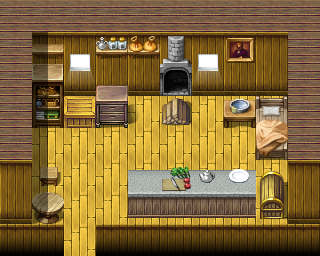

Rendered tile map (Tiled .tmx) drawn with the repository's tilesets; below, a short description and the map source with its tile grids summarised:
An orthogonal 10x8 tile map with 32x32 px tiles, 3 tile layers (Ground, Objects, Above), 1 hidden layer not drawn, 15 tilesets and 2 objects (mapchange, spawn).

<map version="1.0" orientation="orthogonal" width="10" height="8" tilewidth="32" tileheight="32">
    <tileset firstgid="1" name="map_14" tilewidth="32" tileheight="32">
        <image source="../drawable/map_14.png" width="256" height="256" />
    </tileset>
    <tileset firstgid="65" name="map_10" tilewidth="32" tileheight="32">
        <image source="../drawable/map_10.png" width="256" height="256" />
    </tileset>
    <tileset firstgid="129" name="map_15" tilewidth="32" tileheight="32">
        <image source="../drawable/map_15.png" width="256" height="256" />
    </tileset>
    <tileset firstgid="193" name="map_11" tilewidth="32" tileheight="32">
        <image source="../drawable/map_11.png" width="256" height="256" />
    </tileset>
    <tileset firstgid="257" name="map_8" tilewidth="32" tileheight="32">
        <image source="../drawable/map_8.png" width="256" height="256" />
    </tileset>
    <tileset firstgid="321" name="map_12" tilewidth="32" tileheight="32">
        <image source="../drawable/map_12.png" width="256" height="256" />
    </tileset>
    <tileset firstgid="385" name="map_17" tilewidth="32" tileheight="32">
        <image source="../drawable/map_17.png" width="256" height="256" />
    </tileset>
    <tileset firstgid="449" name="map_27" tilewidth="32" tileheight="32">
        <image source="../drawable/map_27.png" width="256" height="256" />
    </tileset>
    <tileset firstgid="513" name="map_3" tilewidth="32" tileheight="32">
        <image source="../drawable/map_3.png" width="256" height="256" />
    </tileset>
    <tileset firstgid="577" name="map_20" tilewidth="32" tileheight="32">
        <image source="../drawable/map_20.png" width="256" height="256" />
    </tileset>
    <tileset firstgid="641" name="map_9" tilewidth="32" tileheight="32">
        <image source="../drawable/map_9.png" width="256" height="256" />
    </tileset>
    <tileset firstgid="705" name="map_0" tilewidth="32" tileheight="32">
        <image source="../drawable/map_0.png" width="256" height="256" />
    </tileset>
    <tileset firstgid="769" name="map_1" tilewidth="32" tileheight="32">
        <image source="../drawable/map_1.png" width="256" height="256" />
    </tileset>
    <tileset firstgid="833" name="map_42" tilewidth="32" tileheight="32">
        <image source="../drawable/map_42.png" width="256" height="256" />
    </tileset>
    <tileset firstgid="897" name="map_2" tilewidth="32" tileheight="32">
        <image source="../drawable/map_2.png" width="256" height="256" />
    </tileset>
    <layer name="Ground" width="10" height="8">
        <data>[80 cells, 80 non-empty, 5 distinct tile ids]</data>
    </layer>
    <layer name="Objects" width="10" height="8">
        <data>[80 cells, 32 non-empty, 25 distinct tile ids]</data>
    </layer>
    <layer name="Above" width="10" height="8">
        <data>[80 cells, 8 non-empty, 4 distinct tile ids]</data>
    </layer>
    <layer name="Walkable" width="10" height="8" visible="0">
        <data>[80 cells, 65 non-empty, 1 distinct tile ids]</data>
    </layer>
    <objectgroup name="Mapevents">
        <object name="south" type="mapchange" x="64" y="224" width="32" height="32">
            <properties>
                <property name="map" value="remgard2" />
                <property name="place" value="remgard_villager2" />
            </properties>
        </object>
    </objectgroup>
    <objectgroup name="Spawn">
        <object name="easturlie" type="spawn" x="32" y="96" width="224" height="64">
            <properties>
                <property name="spawngroup" value="easturlie" />
            </properties>
        </object>
    </objectgroup>
    <objectgroup name="Keys" />
</map>
